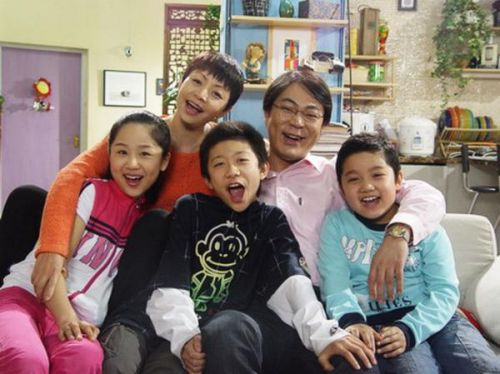
#> input picture opencv/image/kids.jpg, 500 x 374 px
$ python '08-图像的旋转.py'
#> lines starting #> are read from the running program, lines starting #| are printed output that depends on the picture
#-*- coding = utf-8 -*-
#@Time : 2021/2/7 下午9:38
#@Author : 小方
#@File :08-图像的旋转.py
#@Software : PyCharm

import cv2 as cv
import numpy as np
import matplotlib.pyplot as plt

kids = cv.imread("./image/kids.jpg")
#> kids is the input picture: shape (374, 500, 3); mean B, G, R 115.9, 123, 138.4
rows, cols = kids.shape[:2]
#> rows = 374; cols = 500

M = cv.getRotationMatrix2D((cols/2, rows/2), 45, 0.5)

res3 = cv.warpAffine(kids, M, (cols, rows))
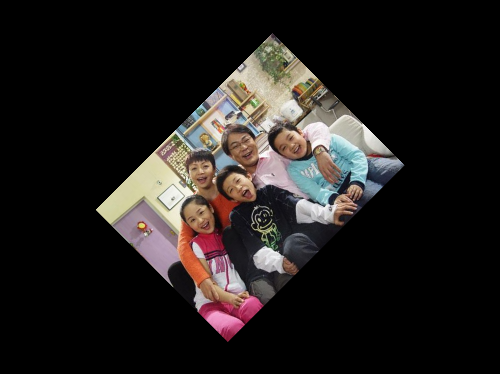
#> res3: shape (374, 500, 3); mean B, G, R 29, 30.7, 34.6

plt.imshow(res3[:,:,::-1])
plt.show()

$ run again, with opencv/image/horse.jpg copied over opencv/image/kids.jpg
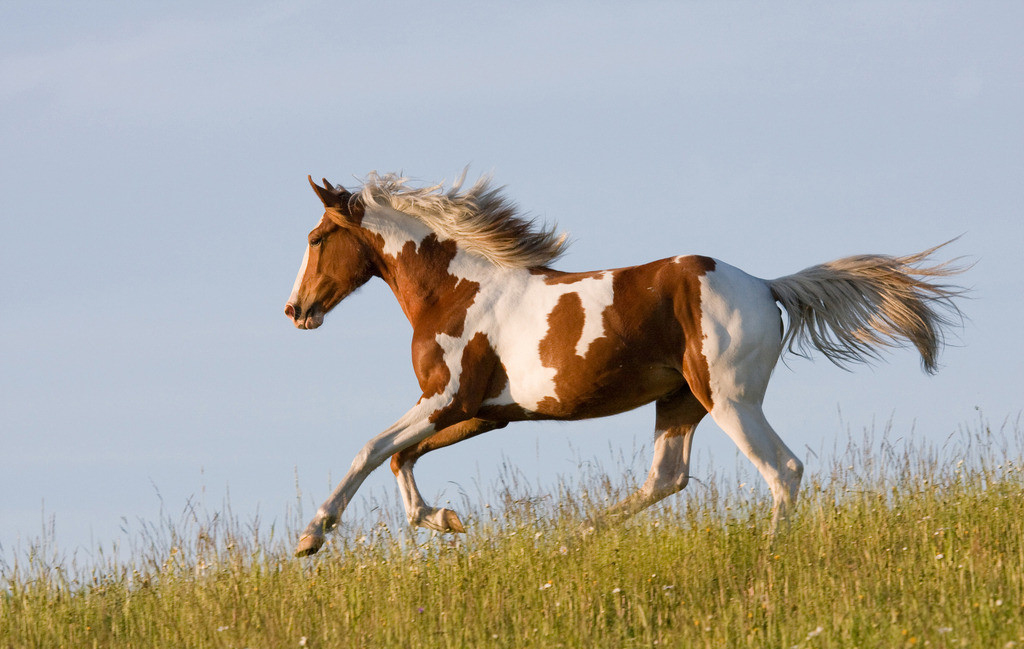
#> input picture opencv/image/horse.jpg, 1024 x 649 px
#> kids is the input picture: shape (649, 1024, 3); mean B, G, R 160.2, 167.9, 170.4
#> `res3 = cv.warpAffine(kids, M, (cols, rows))`:
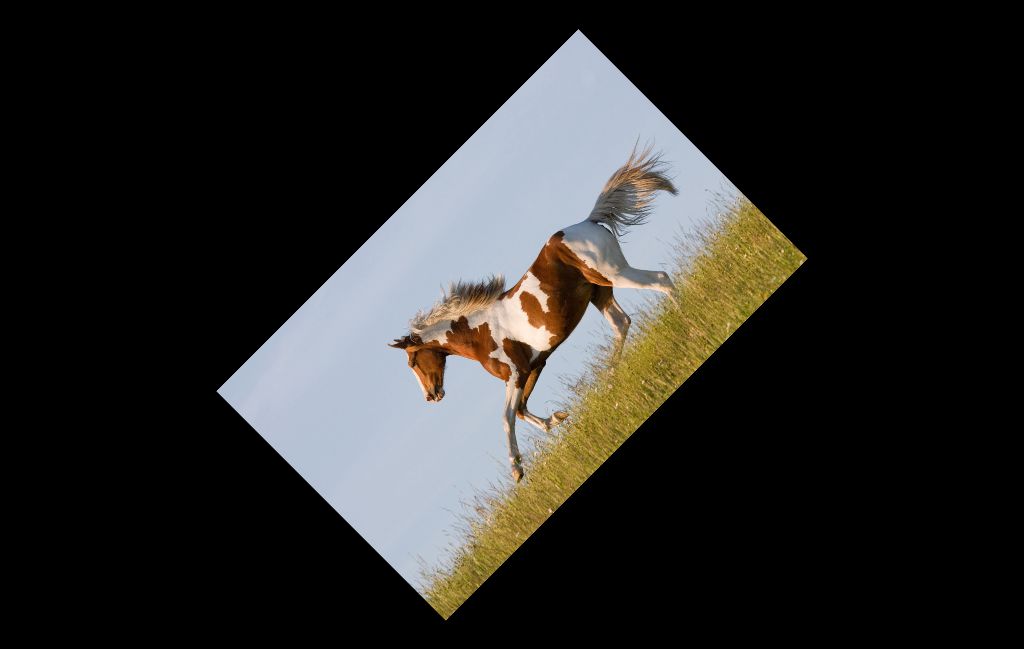
#> res3: shape (649, 1024, 3); mean B, G, R 40.1, 42, 42.6
